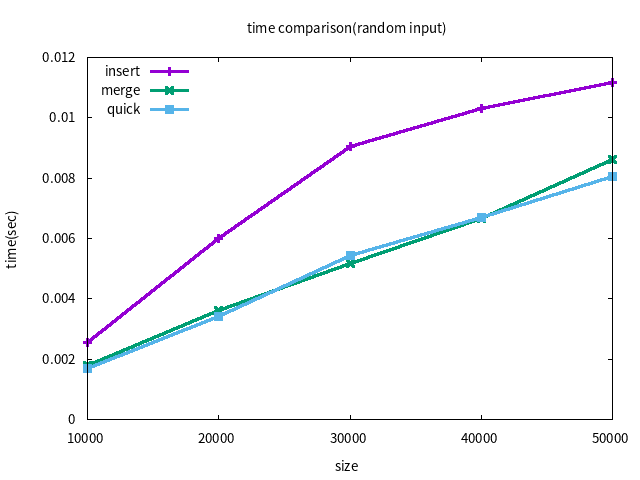

gnuplot code for this plot:
reset
set ylabel 'time(sec)'
set xlabel 'size'
set key left top
set title 'time comparison(random input)'
set term png enhanced font 'Verdana,10'
set output 'fig1.png'

plot [:][:.012] \
'insert.log' using 2:xtic(1) with linespoints linewidth 3 title 'insert', \
'merge.log' using 2:xtic(1) with linespoints linewidth 3 title 'merge' , \
'quick.log' using 2:xtic(1) with linespoints linewidth 3 title 'quick'  